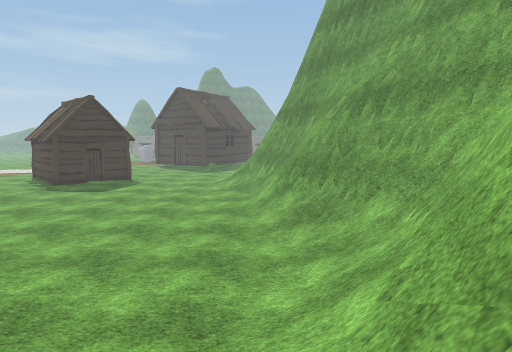
View 1 (above)

19 first-person views from a walk through a Unity game level. The camera is 1.3 m above the floor, tilts 6° down and sees 75° across. The floor is counted in squares, 1 m on a side. Each view is taken from the middle of a square. On the plan, view 1 faces up. The plan holds only what a view shows up to about 14 squares ahead; the rest is blank. The place goes on beyond the plan. The player character is not drawn. Some surface patterns are stand-ins.

View 2
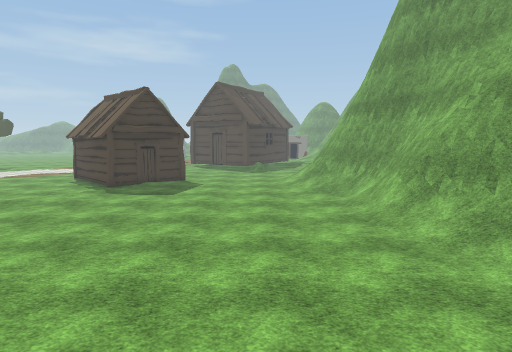

View 3
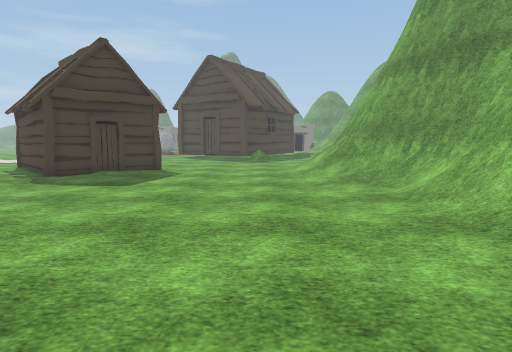

View 4
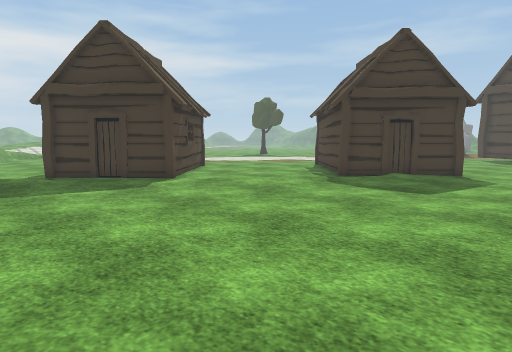

View 5
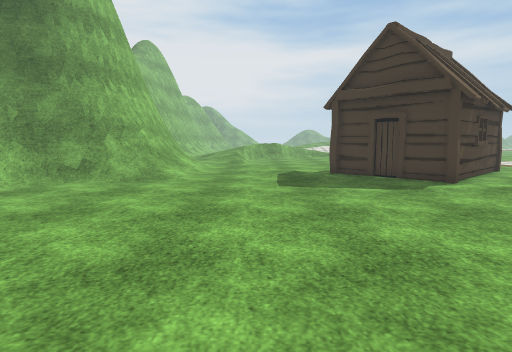

View 6
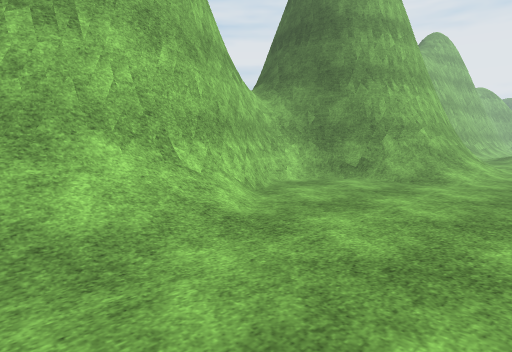

View 7
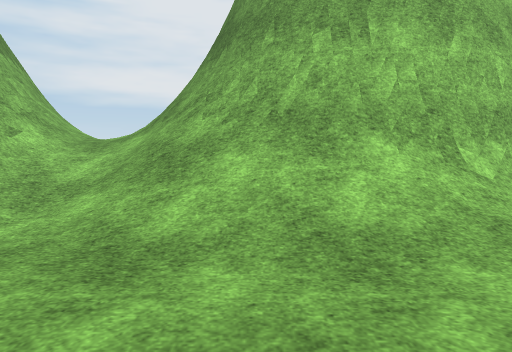

View 8
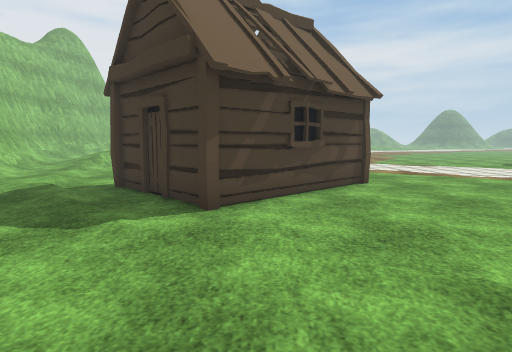

View 9
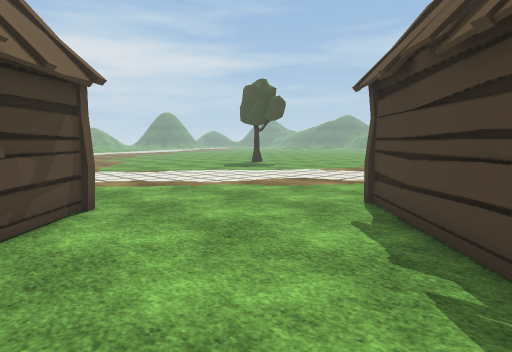

View 10
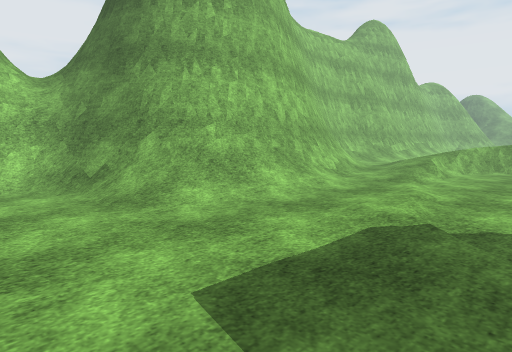

View 11
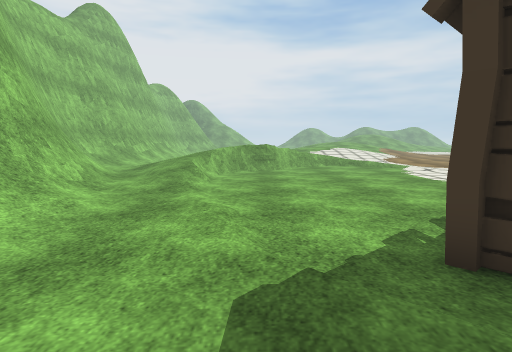

View 12
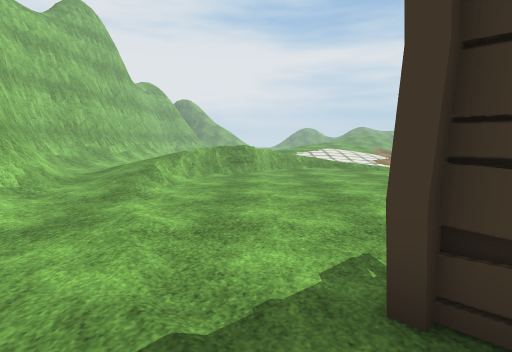

View 13
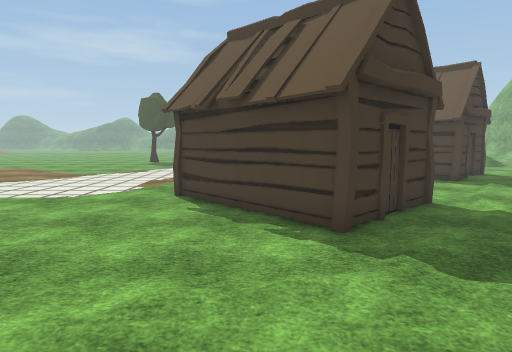

View 14
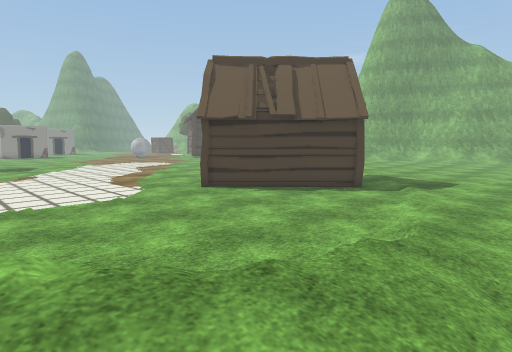

View 15
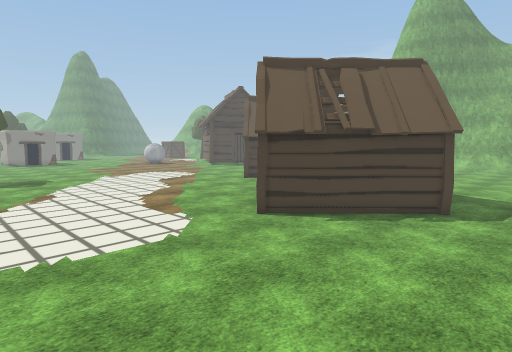

View 16
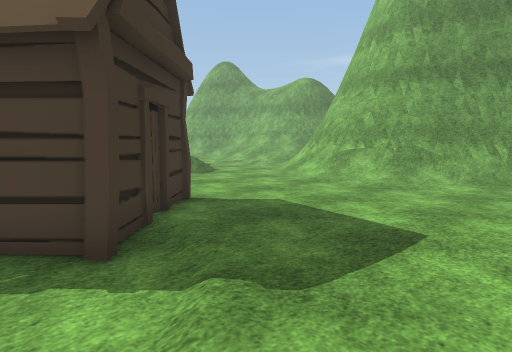

View 17
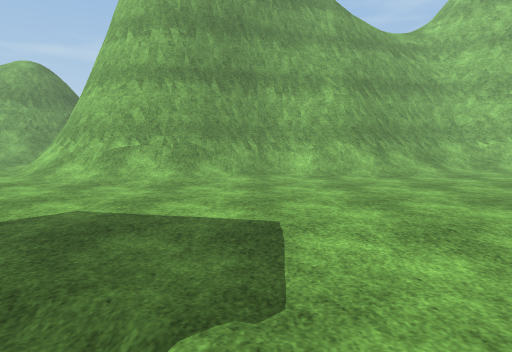

View 18
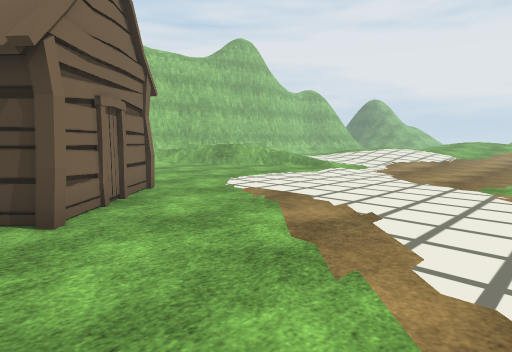

View 19
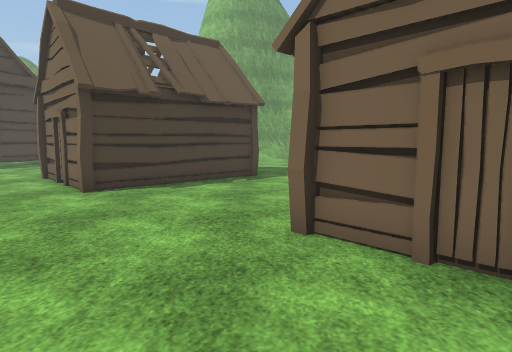

### Floor plan
Key: @ floor where view 1 was taken; # wall or solid block; . main floor; : floor 0.25 m higher than the main floor; / step, stairs or slope; = window, fence, low wall or low ledge; H hut; O other object.
Columns run from 30 left of view 1 to 4 right of it. Each row starts with its distance up from view 1.
 24   ..  .........HH     ......//=#
 23  .............HH      ......//##
 22 ................H    HH.....//##
 21 .................H  H.......//#
 20 ..................HH........//##
 19 ..................HH........//##
 18 ..........HH.................//##
 17 .........HHHH...../..........//##
 16 ........HH  HH................/=#
 15 ........H    HH.............../=#
 14 .........H    HH/............./=#
 13 ..........H  HH.............../=#
 12 ...........HHH................/=##
 11 ............H.................//=##
 10 =.........../.................///##
  9 =........../...................//=#
  8 ///............................./=#
  7 ///////........................///#
  6  /////.........................//=#
  5 ////...///////.................//##
  4  /.///###==////......///////..//=#
  3 ::/=########=//.....///////////=##
  2 //###     ###==..../=#===//////=#
  1 ###        ###=//=########/////=#
  0             ##=O###     ###=//@=#
 -1              #==#        ##=///=#
 -2              ####         ##  /=#
 -3                                ##
 -4                                =

Where each view was taken, in squares from view 1:
view 1: 0 up, 0 right, facing up
view 2: 2 up, 4 left, facing up
view 3: 7 up, 4 left, facing up
view 4: 8 up, 5 left, facing up-left
view 5: 8 up, 5 left, facing left
view 6: 8 up, 5 left, facing down-left
view 7: 8 up, 5 left, facing down
view 8: 15 up, 9 left, facing left
view 9: 16 up, 12 left, facing up-left
view 10: 11 up, 13 left, facing down-left
view 11: 9 up, 15 left, facing left
view 12: 10 up, 16 left, facing left
view 13: 5 up, 20 left, facing up
view 14: 5 up, 30 left, facing up-right
view 15: 8 up, 30 left, facing up-right
view 16: 15 up, 13 left, facing up-right
view 17: 17 up, 13 left, facing right
view 18: 24 up, 18 left, facing down-left
view 19: 19 up, 24 left, facing right
